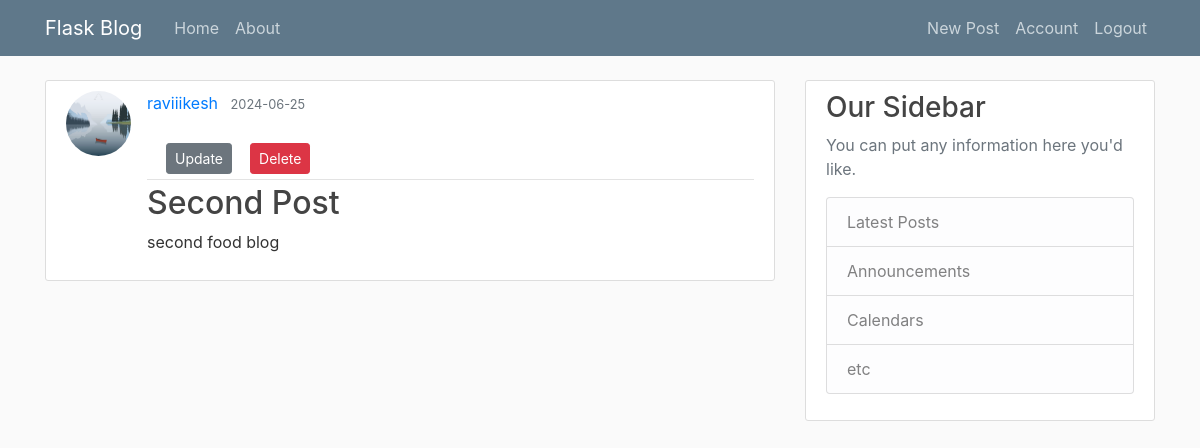
The app's page /post/2 (signed in) with its own data.
### flaskBlog/models.py (models this page shows, shortened)
class User(db.Model, UserMixin):
    id = db.Column(db.Integer, primary_key=True)
    username = db.Column(db.String(20), unique=True, nullable=False)
    email = db.Column(db.String(120), unique=True, nullable=False)
    image_file = db.Column(db.String(20), nullable=False, default='default.jpg')
    password = db.Column(db.String(60), nullable=False)
    posts = db.relationship('Post', backref='author', lazy=True)

class Post(db.Model):
    id = db.Column(db.Integer, primary_key=True)
    title = db.Column(db.String(100), nullable=False)
    date_posted = db.Column(db.DateTime, nullable=False, default=datetime.utcnow)
    content = db.Column(db.Text, nullable=False)
    user_id = db.Column(db.Integer, db.ForeignKey('user.id'), nullable=False)

### flaskBlog/routes.py (the view)
@app.route("/post/<int:post_id>")
def post(post_id):
    with app.app_context():
        post = Post.query.get_or_404(post_id)
        return render_template('post.html', title=post.title, post = post, post_id=post_id)

### flaskBlog/models.py (called while the page is built)
@login_manager.user_loader
def load_user(user_id):
    return User.query.get(int(user_id))

### flaskBlog/templates/post.html
{% extends "layout.html" %}
{% block content %}
        <article class="media content-section">
          <img class="rounded-circle article-img" src="static/profile_pics/default.jpg">
          <div class="media-body">
            <div class="article-metadata">
              <a class="mr-2" href="#">{{ current_user.username }}</a>
              <small class="text-muted">{{ post.date_posted.strftime('%Y-%m-%d')}}</small>
              <div class="container mt-4">
                <div class="button-container">
                    <a href="{{ url_for('update_post', post_id=post.id) }}" class="btn btn-secondary btn-sm m-1">Update</a>
                    <form method="POST" action="{{ url_for('delete_post', post_id=post.id) }}">
                        <button type="submit" class="btn btn-danger btn-sm m-1">Delete</button>
                    </form>
                </div>
            </div>
            </div>
            <h2><a class="article-title" href="#">{{ post.title }}</a></h2>
            <p class="article-content">{{ post.content }}</p>
          </div>
        </article>
{% endblock content %}

### flaskBlog/static/main.css (style rules this page uses)
body { background: #fafafa; color: #333333; margin-top: 5rem; }
h1, h2, h3, h4, h5, h6 { color: #444444; }
.content-section { background: #ffffff; padding: 10px 20px; border: 1px solid #dddddd; border-radius: 3px; margin-bottom: 20px; }
.article-title { color: #444444; }
.article-content { white-space: pre-line; }
.article-img { height: 65px; width: 65px; margin-right: 16px; }
.article-metadata { padding-bottom: 1px; margin-bottom: 4px; border-bottom: 1px solid #e3e3e3 }
.button-container { display: flex; align-items: center; }
.button-container form { margin-left: 10px; }
.button-container a, .button-container form { margin-right: 5px; }

### records on screen
User: username "raviiikesh"
Post: date_posted "2024-06-25", title "Second Post", content "second food blog"
